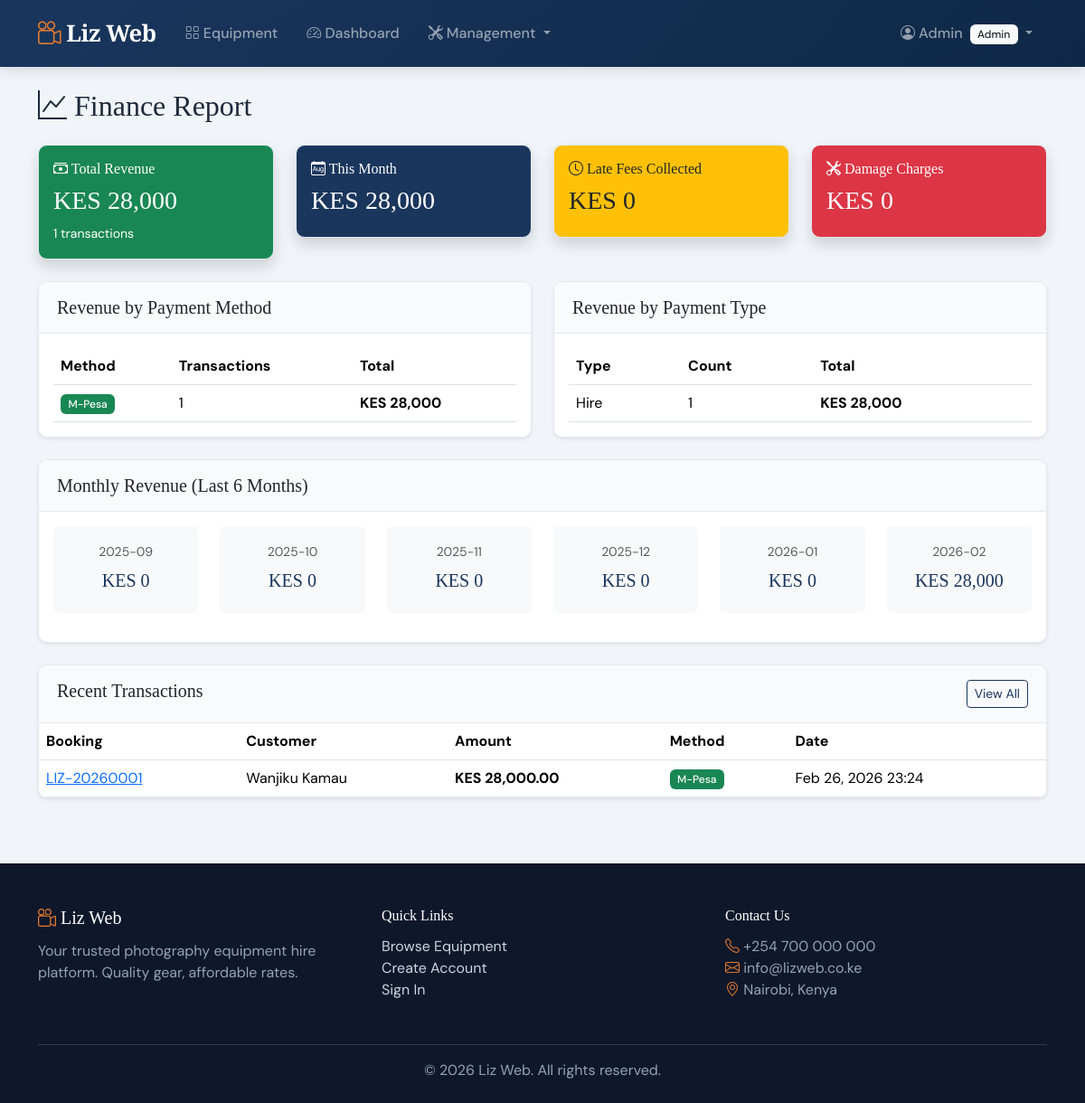
The app's page /payments/finance-report/ (signed in) with its own data.
### accounts/models.py (models this page shows, shortened)
class User(AbstractUser):
    class Role(models.TextChoices):
        ADMIN = 'admin', 'Admin'
        STAFF = 'staff', 'Staff'
        CUSTOMER = 'customer', 'Customer'
    role = models.CharField(
        max_length=10,
        choices=Role.choices,
        default=Role.CUSTOMER,
    )
    phone_number = models.CharField(max_length=15, blank=True)
    id_number = models.CharField(max_length=20, blank=True, verbose_name='ID Number')
    address = models.TextField(blank=True)
    date_joined = models.DateTimeField(auto_now_add=True)
    class Meta:
        ordering = ['-date_joined']

### payments/models.py (models this page shows, shortened)
class Payment(models.Model):
    class Method(models.TextChoices):
        MPESA = 'mpesa', 'M-Pesa'
        CARD = 'card', 'Card Payment'
        CASH = 'cash', 'Cash'
    class Status(models.TextChoices):
        PENDING = 'pending', 'Pending'
        COMPLETED = 'completed', 'Completed'
        FAILED = 'failed', 'Failed'
        REFUNDED = 'refunded', 'Refunded'
    class PaymentType(models.TextChoices):
        HIRE = 'hire', 'Hire Payment'
        LATE_FEE = 'late_fee', 'Late Fee'
        DAMAGE = 'damage', 'Damage Charge'
        DEPOSIT = 'deposit', 'Security Deposit'
    booking = models.ForeignKey(Booking, on_delete=models.CASCADE, related_name='payments')
    user = models.ForeignKey(settings.AUTH_USER_MODEL, on_delete=models.CASCADE)
    amount = models.DecimalField(max_digits=12, decimal_places=2)
    method = models.CharField(max_length=10, choices=Method.choices)
    status = models.CharField(max_length=10, choices=Status.choices, default=Status.PENDING)
    payment_type = models.CharField(max_length=10, choices=PaymentType.choices, default=PaymentType.HIRE)
    mpesa_phone = models.CharField(max_length=15, blank=True)
    mpesa_receipt = models.CharField(max_length=50, blank=True)
    mpesa_checkout_id = models.CharField(max_length=100, blank=True)
    card_last_four = models.CharField(max_length=4, blank=True)
    transaction_ref = models.CharField(max_length=100, blank=True)
    notes = models.TextField(blank=True)
    created_at = models.DateTimeField(auto_now_add=True)
    updated_at = models.DateTimeField(auto_now=True)
    class Meta:
        ordering = ['-created_at']

### bookings/models.py (models this page shows, shortened)
class Booking(models.Model):
    class Status(models.TextChoices):
        PENDING = 'pending', 'Pending Payment'
        CONFIRMED = 'confirmed', 'Confirmed'
        ISSUED = 'issued', 'Equipment Issued'
        RETURNED = 'returned', 'Returned'
        OVERDUE = 'overdue', 'Overdue'
        CANCELLED = 'cancelled', 'Cancelled'
    booking_number = models.CharField(max_length=20, unique=True, editable=False)
    customer = models.ForeignKey(settings.AUTH_USER_MODEL, on_delete=models.CASCADE, related_name='bookings')
    equipment = models.ForeignKey(Equipment, on_delete=models.CASCADE, related_name='bookings')
    start_date = models.DateField()
    end_date = models.DateField()
    status = models.CharField(max_length=15, choices=Status.choices, default=Status.PENDING)
    total_amount = models.DecimalField(max_digits=12, decimal_places=2, default=0)
    notes = models.TextField(blank=True)
    issued_by = models.ForeignKey(
        settings.AUTH_USER_MODEL, on_delete=models.SET_NULL,
        null=True, blank=True, related_name='issued_bookings'
    )
    issued_at = models.DateTimeField(null=True, blank=True)
    returned_at = models.DateTimeField(null=True, blank=True)
    returned_to = models.ForeignKey(
        settings.AUTH_USER_MODEL, on_delete=models.SET_NULL,
        null=True, blank=True, related_name='received_returns'
    )
    late_fee = models.DecimalField(max_digits=10, decimal_places=2, default=0)
    damage_fee = models.DecimalField(max_digits=10, decimal_places=2, default=0)
    damage_notes = models.TextField(blank=True)
    created_at = models.DateTimeField(auto_now_add=True)
    updated_at = models.DateTimeField(auto_now=True)
    class Meta:
        ordering = ['-created_at']

### payments/views.py (the view)
# urls.py: path('finance-report/', views.finance_report, name='finance_report'),
@login_required
@admin_required
def finance_report(request):
    today = timezone.now().date()
    this_month_start = today.replace(day=1)
    all_payments = Payment.objects.filter(status='completed')
    total_revenue = all_payments.aggregate(total=Sum('amount'))['total'] or 0
    month_revenue = all_payments.filter(
        created_at__date__gte=this_month_start
    ).aggregate(total=Sum('amount'))['total'] or 0
    by_method = all_payments.values('method').annotate(
        total=Sum('amount'), count=Count('id')
    )
    by_type = all_payments.values('payment_type').annotate(
        total=Sum('amount'), count=Count('id')
    )
    monthly_data = []
    for i in range(5, -1, -1):
        month = today.month - i
        year = today.year
        if month <= 0:
            month += 12
            year -= 1
        month_total = all_payments.filter(
            created_at__month=month, created_at__year=year
        ).aggregate(total=Sum('amount'))['total'] or 0
        monthly_data.append({'month': f'{year}-{month:02d}', 'total': month_total})
    recent = all_payments.order_by('-created_at')[:20]
    outstanding_late = Booking.objects.filter(status='returned', late_fee__gt=0).aggregate(
        total=Sum('late_fee'))['total'] or 0
    outstanding_damage = Booking.objects.filter(status='returned', damage_fee__gt=0).aggregate(
        total=Sum('damage_fee'))['total'] or 0
    context = {
        'total_revenue': total_revenue,
        'month_revenue': month_revenue,
        'by_method': by_method,
        'by_type': by_type,
        'monthly_data': monthly_data,
        'recent_payments': recent,
        'outstanding_late': outstanding_late,
        'outstanding_damage': outstanding_damage,
        'total_transactions': all_payments.count(),
    }
    return render(request, 'payments/finance_report.html', context)

### templates/payments/finance_report.html (shortened to what this page needs)
{% extends 'base.html' %}
{% load humanize %}
{% block content %}
<h2 class="mb-4"><i class="bi bi-graph-up"></i> Finance Report</h2>
<div class="row g-4 mb-4">
    <div class="col-md-3">
        <div class="card bg-success text-white shadow">
            <div class="card-body">
                <h6><i class="bi bi-cash-stack"></i> Total Revenue</h6>
                <h3>KES {{ total_revenue|intcomma }}</h3>
                <small>{{ total_transactions }} transactions</small>
            </div>
        </div>
    </div>
    <div class="col-md-3">
        <div class="card bg-primary text-white shadow">
            <div class="card-body">
                <h6><i class="bi bi-calendar-month"></i> This Month</h6>
                <h3>KES {{ month_revenue|intcomma }}</h3>
            </div>
        </div>
    </div>
    <div class="col-md-3">
        <div class="card bg-warning text-dark shadow">
            <div class="card-body">
                <h6><i class="bi bi-clock"></i> Late Fees Collected</h6>
                <h3>KES {{ outstanding_late|intcomma }}</h3>
            </div>
        </div>
    </div>
    <div class="col-md-3">
        <div class="card bg-danger text-white shadow">
            <div class="card-body">
                <h6><i class="bi bi-tools"></i> Damage Charges</h6>
                <h3>KES {{ outstanding_damage|intcomma }}</h3>
            </div>
        </div>
    </div>
</div>
<div class="row g-4">
    <div class="col-md-6">
        <div class="card shadow-sm">
            <div class="card-header"><h5 class="mb-0">Revenue by Payment Method</h5></div>
            <div class="card-body">
                <table class="table mb-0">
                    <thead><tr><th>Method</th><th>Transactions</th><th>Total</th></tr></thead>
                    <tbody>
                        {% for item in by_method %}
                        <tr>
                            <td>
                                {% if item.method == 'mpesa' %}<span class="badge bg-success">M-Pesa</span>
                                {% elif item.method == 'card' %}<span class="badge bg-primary">Card</span>
                                {% else %}<span class="badge bg-warning text-dark">Cash</span>{% endif %}
                            </td>
                            <td>{{ item.count }}</td>
                            <td><strong>KES {{ item.total|intcomma }}</strong></td>
                        </tr>
                        {% empty %}
                        <tr><td colspan="3" class="text-muted text-center">No data yet</td></tr>
                        {% endfor %}
                    </tbody>
                </table>
            </div>
        </div>
    </div>
    <div class="col-md-6">
        <div class="card shadow-sm">
            <div class="card-header"><h5 class="mb-0">Revenue by Payment Type</h5></div>
            <div class="card-body">
                <table class="table mb-0">
                    <thead><tr><th>Type</th><th>Count</th><th>Total</th></tr></thead>
                    <tbody>
                        {% for item in by_type %}
                        <tr>
                            <td>{{ item.payment_type|title }}</td>
                            <td>{{ item.count }}</td>
                            <td><strong>KES {{ item.total|intcomma }}</strong></td>
                        </tr>
                        {% empty %}
                        <tr><td colspan="3" class="text-muted text-center">No data yet</td></tr>
                        {% endfor %}
                    </tbody>
                </table>
            </div>
        </div>
    </div>
</div>
<div class="card shadow-sm mt-4">
    <div class="card-header"><h5 class="mb-0">Monthly Revenue (Last 6 Months)</h5></div>
    <div class="card-body">
        <div class="row">
            {% for m in monthly_data %}
            <div class="col-md-2 text-center mb-3">
                <div class="bg-light rounded p-3">
                    <small class="text-muted">{{ m.month }}</small>
                    <h5 class="text-primary mt-2">KES {{ m.total|intcomma }}</h5>
                </div>
            </div>
            {% endfor %}
        </div>
    </div>
</div>
<div class="card shadow-sm mt-4">
    <div class="card-header d-flex justify-content-between">
        <h5 class="mb-0">Recent Transactions</h5>
        <a href="{% url 'payment_history' %}" class="btn btn-sm btn-outline-primary">View All</a>
    </div>
    <div class="table-responsive">
        <table class="table table-hover mb-0">
            <thead><tr><th>Booking</th><th>Customer</th><th>Amount</th><th>Method</th><th>Date</th></tr></thead>
            <tbody>
                {% for p in recent_payments %}
                <tr>
                    <td><a href="{% url 'booking_detail' p.booking.pk %}">{{ p.booking.booking_number }}</a></td>
                    <td>{{ p.user.get_full_name }}</td>
                    <td><strong>KES {{ p.amount|intcomma }}</strong></td>
                    <td>
                        {% if p.method == 'mpesa' %}<span class="badge bg-success">M-Pesa</span>
                        {% else %}<span class="badge bg-primary">Card</span>{% endif %}
                    </td>
                    <td>{{ p.created_at|date:"M d, Y H:i" }}</td>
                </tr>
                {% empty %}
                <tr><td colspan="5" class="text-center text-muted py-3">No payments yet.</td></tr>
                {% endfor %}
            </tbody>
        </table>
    </div>
</div>
{% endblock %}

### templates/base.html (shortened to what this page needs)
{% load static %}
{% load role_tags %}
<!DOCTYPE html>
<html lang="en">
<head>
    <link href="https://cdn.jsdelivr.net/npm/bootstrap@5.3.3/dist/css/bootstrap.min.css" rel="stylesheet">
    <link href="https://cdn.jsdelivr.net/npm/bootstrap-icons@1.11.3/font/bootstrap-icons.min.css" rel="stylesheet">
    <link rel="stylesheet" href="{% static 'css/style.css' %}">
</head>
<body>
    <nav class="navbar navbar-expand-lg navbar-dark liz-navbar sticky-top">
        <div class="container">
            <a class="navbar-brand liz-brand" href="{% url 'home' %}">
                <i class="bi bi-camera-reels"></i> Liz Web
            </a>
            <div class="collapse navbar-collapse" id="navContent">
                <ul class="navbar-nav me-auto">
                    <li class="nav-item">
                        <a class="nav-link" href="{% url 'equipment_list' %}"><i class="bi bi-grid"></i> Equipment</a>
                    </li>
                    {% if user.is_authenticated %}
                        <li class="nav-item">
                            <a class="nav-link" href="{% url 'dashboard' %}"><i class="bi bi-speedometer2"></i> Dashboard</a>
                        </li>
                        {% if user|is_staff_or_admin %}
                        <li class="nav-item dropdown">
                            <a class="nav-link dropdown-toggle" href="#" data-bs-toggle="dropdown">
                                <i class="bi bi-tools"></i> Management
                            </a>
                        </li>
                        {% endif %}
                    {% endif %}
                </ul>
                <ul class="navbar-nav">
                    {% if user.is_authenticated %}
                    <li class="nav-item dropdown">
                        <a class="nav-link dropdown-toggle" href="#" data-bs-toggle="dropdown">
                            <i class="bi bi-person-circle"></i> {{ user.first_name|default:user.username }}
                            <span class="badge bg-light text-dark ms-1">{{ user.get_role_display }}</span>
                        </a>
                    </li>
                    {% else %}
                    <li class="nav-item"><a class="nav-link" href="{% url 'login' %}"><i class="bi bi-box-arrow-in-right"></i> Login</a></li>
                    <li class="nav-item"><a class="btn btn-outline-light btn-sm ms-2 mt-1" href="{% url 'register' %}">Sign Up</a></li>
                    {% endif %}
                </ul>
            </div>
        </div>
    </nav>
    <main class="{% block main_class %}container py-4{% endblock %}">
        {% block content %}{% endblock %}
    </main>
    <footer class="liz-footer mt-5">
        <div class="container">
            <div class="row">
                <div class="col-md-4 mb-3">
                    <h5><i class="bi bi-camera-reels"></i> Liz Web</h5>
                    <p>Your trusted photography equipment hire platform. Quality gear, affordable rates.</p>
                </div>
                <div class="col-md-4 mb-3">
                    <h6>Quick Links</h6>
                    <ul class="list-unstyled">
                        <li><a href="{% url 'equipment_list' %}">Browse Equipment</a></li>
                        <li><a href="{% url 'register' %}">Create Account</a></li>
                        <li><a href="{% url 'login' %}">Sign In</a></li>
                    </ul>
                </div>
                <div class="col-md-4 mb-3">
                    <h6>Contact Us</h6>
                    <p>
                        <i class="bi bi-telephone"></i> +254 700 000 000<br>
                        <i class="bi bi-envelope"></i> info@lizweb.co.ke<br>
                        <i class="bi bi-geo-alt"></i> Nairobi, Kenya
                    </p>
                </div>
            </div>
            <hr>
            <p class="text-center mb-0">&copy; 2026 Liz Web. All rights reserved.</p>
        </div>
    </footer>
</body>
</html>

### records on screen
User: first_name "Admin", role "Admin"
Payment: payment_type "Hire", count "1", total "28,000", booking.booking_number "LIZ-20260001", user.get_full_name "Wanjiku Kamau", amount "28,000.00", method "M-Pesa", created_at "Feb 26, 2026 23:24"

### other values on screen
{{ total_revenue|intcomma }} "28,000"
{{ total_transactions }} "1"
{{ month_revenue|intcomma }} "28,000"
{{ outstanding_late|intcomma }} "0"
{{ outstanding_damage|intcomma }} "0"
{{ item.count }} "1"
{{ item.total|intcomma }} "28,000"
{{ m.month }} "2025-09" "2025-10" "2025-11" "2025-12" "2026-01" "2026-02"
{{ m.total|intcomma }} "0" "0" "0" "0" "0" "28,000"
